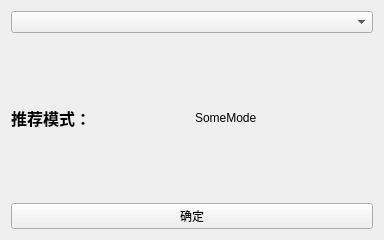
<?xml version="1.0" encoding="UTF-8"?>
<ui version="4.0">
 <class>ModeSelection</class>
 <widget class="QWidget" name="ModeSelection">
  <property name="geometry">
   <rect>
    <x>0</x>
    <y>0</y>
    <width>384</width>
    <height>240</height>
   </rect>
  </property>
  <property name="windowTitle">
   <string>模式选择</string>
  </property>
  <layout class="QGridLayout" name="gridLayout">
   <item row="1" column="0">
    <widget class="QLabel" name="Recommend">
     <property name="text">
      <string>&lt;html&gt;&lt;head/&gt;&lt;body&gt;&lt;p&gt;&lt;span style=&quot; font-size:12pt; font-weight:700;&quot;&gt;推荐模式：&lt;/span&gt;&lt;/p&gt;&lt;/body&gt;&lt;/html&gt;</string>
     </property>
    </widget>
   </item>
   <item row="1" column="1">
    <widget class="QLabel" name="RecommendedMode">
     <property name="text">
      <string>SomeMode</string>
     </property>
    </widget>
   </item>
   <item row="0" column="0" colspan="2">
    <widget class="QComboBox" name="Select">
     <property name="placeholderText">
      <string>请选择模式</string>
     </property>
     <item>
      <property name="text">
       <string>二键模式</string>
      </property>
     </item>
     <item>
      <property name="text">
       <string>四键模式</string>
      </property>
     </item>
     <item>
      <property name="text">
       <string>六键模式</string>
      </property>
     </item>
     <item>
      <property name="text">
       <string>八键模式</string>
      </property>
     </item>
     <item>
      <property name="text">
       <string>九键模式</string>
      </property>
     </item>
     <item>
      <property name="text">
       <string>舞立方</string>
      </property>
     </item>
    </widget>
   </item>
   <item row="2" column="0" colspan="2">
    <widget class="QPushButton" name="ok">
     <property name="text">
      <string>确定</string>
     </property>
     <property name="autoDefault">
      <bool>false</bool>
     </property>
    </widget>
   </item>
  </layout>
 </widget>
 <resources/>
 <connections/>
</ui>
